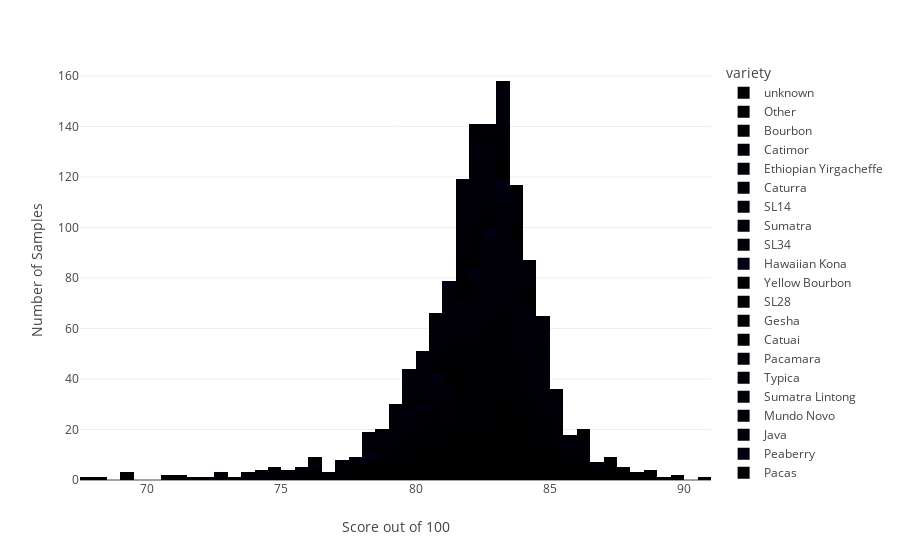

Here is the notebook cell this chart was saved with:
### Markdown cell above
Caturra's minimum value is 0 (which is likely due to an incomplete data entry), but the sample sizes and aggregate score values are similar enough to conclude that all the samples within these varieties range from commodity coffee to speciality coffee. None of these samples, however, are rated in the highest tier.

We can plot the distribution of total scores among all the varieties to see how these popular bean types compare to the others. We'll set a minimum score of 65 as this is lowest bracket for specialty coffee breakdowns (and will serve as a placeholder for a slider widget in the web app).

### Code cell
min_score = 65
df_score = df_arabica[df_arabica['total_cup_points'] >= min_score]
fig = px.histogram(df_score, x='total_cup_points', color='variety')
fig.update_layout(xaxis_title='Score out of 100', yaxis_title='Number of Samples')

fig.show()

### Figure 1 — Plotly figure (JSON) as saved in the notebook; plotly's stock layout.template omitted (floating-point values rounded to 4 significant figures; data arrays with more than 128 entries replaced by an {"elided": "..."} marker saying what was removed)
{"data": [{"alignmentgroup": "True", "bingroup": "x", "hovertemplate": "variety=unknown<br>total_cup_points=%{x}<br>count=%{y}<extra></extra>", "legendgroup": "unknown", "marker": {"color": "#000001", "pattern": {"shape": ""}}, "name": "unknown", "offsetgroup": "unknown", "orientation": "v", "showlegend": true, "type": "histogram", "x": {"elided": "201 float values"}, "xaxis": "x", "yaxis": "y"}, {"alignmentgroup": "True", "bingroup": "x", "hovertemplate": "variety=Other<br>total_cup_points=%{x}<br>count=%{y}<extra></extra>", "legendgroup": "Other", "marker": {"color": "#000002", "pattern": {"shape": ""}}, "name": "Other", "offsetgroup": "Other", "orientation": "v", "showlegend": true, "type": "histogram", "x": [89.92, 88.83, 88.75, 88.25, 87.92, 87.92, 87.58, 87.25, 87.17, 87.08, 86.17, 86, 85.5, 85.08, 84.92, 84.67, 84.67, 84.58, 84.5, 84.5, 84.25, 84.25, 84.25, 84.25, 84.17, 84.17, 84.17, 84.08, 84, 84, 84, 84, 83.75, 83.75, 83.58, 83.33, 83.33, 83.17, 83.08, 83, 82.92, 82.92, 82.92, 82.92, 82.83, 82.83, 82.83, 82.67, 82.67, 82.67, 82.67, 82.58, 82.5, 82.5, 82.5, 82.5, 82.42, 82.25, 82.17, 82.17, 82.17, 82.17, 82.08, 82.08, 82, 82, 82, 81.92, 81.92, 81.83, 81.75, 81.67, 81.67, 81.58, 81.5, 81.5, 81.33, 81.25, 81.08, 81.08, 81.08, 81, 81, 80.92, 80.92, 80.92, 80.75, 80.58, 80.5, 80.5, 80.5, 80.42, 80.33, 80.25, 80, 80, 79.92, 79.42, 79.08, 79, 78.58, 78.33, 78, 78, 77.33, 77.17, 76.17, 75.17], "xaxis": "x", "yaxis": "y"}, {"alignmentgroup": "True", "bingroup": "x", "hovertemplate": "variety=Bourbon<br>total_cup_points=%{x}<br>count=%{y}<extra></extra>", "legendgroup": "Bourbon", "marker": {"color": "#000003", "pattern": {"shape": ""}}, "name": "Bourbon", "offsetgroup": "Bourbon", "orientation": "v", "showlegend": true, "type": "histogram", "x": {"elided": "226 float values"}, "xaxis": "x", "yaxis": "y"}, {"alignmentgroup": "True", "bingroup": "x", "hovertemplate": "variety=Catimor<br>total_cup_points=%{x}<br>count=%{y}<extra></extra>", "legendgroup": "Catimor", "marker": {"color": "#000004", "pattern": {"shape": ""}}, "name": "Catimor", "offsetgroup": "Catimor", "orientation": "v", "showlegend": true, "type": "histogram", "x": [87.25, 85.33, 84.5, 84.25, 84.25, 83.92, 83.75, 83.58, 83.42, 83.17, 83.17, 83.17, 82.75, 82.75, 82.67, 82.42, 82.33, 81.58, 80.83, 80.17], "xaxis": "x", "yaxis": "y"}, {"alignmentgroup": "True", "bingroup": "x", "hovertemplate": "variety=Ethiopian Yirgacheffe<br>total_cup_points=%{x}<br>count=%{y}<extra></extra>", "legendgroup": "Ethiopian Yirgacheffe", "marker": {"color": "#000005", "pattern": {"shape": ""}}, "name": "Ethiopian Yirgacheffe", "offsetgroup": "Ethiopian Yirgacheffe", "orientation": "v", "showlegend": true, "type": "histogram", "x": [87.25, 84.67], "xaxis": "x", "yaxis": "y"}, {"alignmentgroup": "True", "bingroup": "x", "hovertemplate": "variety=Caturra<br>total_cup_points=%{x}<br>count=%{y}<extra></extra>", "legendgroup": "Caturra", "marker": {"color": "#000006", "pattern": {"shape": ""}}, "name": "Caturra", "offsetgroup": "Caturra", "orientation": "v", "showlegend": true, "type": "histogram", "x": {"elided": "254 float values"}, "xaxis": "x", "yaxis": "y"}, {"alignmentgroup": "True", "bingroup": "x", "hovertemplate": "variety=SL14<br>total_cup_points=%{x}<br>count=%{y}<extra></extra>", "legendgroup": "SL14", "marker": {"color": "#000007", "pattern": {"shape": ""}}, "name": "SL14", "offsetgroup": "SL14", "orientation": "v", "showlegend": true, "type": "histogram", "x": [86.83, 85.92, 85.5, 85.42, 85, 84.83, 84.5, 83.58, 83.42, 83.25, 83.17, 83, 82.92, 82.92, 82.67, 82.58, 81], "xaxis": "x", "yaxis": "y"}, {"alignmentgroup": "True", "bingroup": "x", "hovertemplate": "variety=Sumatra<br>total_cup_points=%{x}<br>count=%{y}<extra></extra>", "legendgroup": "Sumatra", "marker": {"color": "#000008", "pattern": {"shape": ""}}, "name": "Sumatra", "offsetgroup": "Sumatra", "orientation": "v", "showlegend": true, "type": "histogram", "x": [86.58, 83.5, 81.67], "xaxis": "x", "yaxis": "y"}, {"alignmentgroup": "True", "bingroup": "x", "hovertemplate": "variety=SL34<br>total_cup_points=%{x}<br>count=%{y}<extra></extra>", "legendgroup": "SL34", "marker": {"color": "#000009", "pattern": {"shape": ""}}, "name": "SL34", "offsetgroup": "SL34", "orientation": "v", "showlegend": true, "type": "histogram", "x": [86.25, 85.33, 85.33, 85, 84.75, 84.58, 84, 79.83], "xaxis": "x", "yaxis": "y"}, {"alignmentgroup": "True", "bingroup": "x", "hovertemplate": "variety=Hawaiian Kona<br>total_cup_points=%{x}<br>count=%{y}<extra></extra>", "legendgroup": "Hawaiian Kona", "marker": {"color": "#000010", "pattern": {"shape": ""}}, "name": "Hawaiian Kona", "offsetgroup": "Hawaiian Kona", "orientation": "v", "showlegend": true, "type": "histogram", "x": [86.25, 85.58, 85.42, 85.08, 84.83, 84.42, 84.25, 84.08, 83.75, 83.42, 83.33, 83.33, 83.25, 83.17, 83.08, 83.08, 83.08, 83.08, 82.92, 82.75, 82.75, 82.75, 82.5, 82.25, 82.08, 82.08, 81.83, 81.67, 81.08, 80.92, 80.83, 80.5, 80.33, 80.25, 79.92, 79.83, 78.33, 78.25, 78.25, 78, 76.25, 74.42, 73.67, 72.58], "xaxis": "x", "yaxis": "y"}, {"alignmentgroup": "True", "bingroup": "x", "hovertemplate": "variety=Yellow Bourbon<br>total_cup_points=%{x}<br>count=%{y}<extra></extra>", "legendgroup": "Yellow Bourbon", "marker": {"color": "#000001", "pattern": {"shape": ""}}, "name": "Yellow Bourbon", "offsetgroup": "Yellow Bourbon", "orientation": "v", "showlegend": true, "type": "histogram", "x": [86.17, 86.17, 84.33, 84, 83.83, 83.83, 83.83, 83.42, 83.25, 83.08, 83.08, 83, 82.83, 82.75, 82.75, 82.67, 82.5, 82.42, 82.42, 82.25, 82.17, 82.08, 81.83, 81.83, 81.67, 81.58, 81.5, 81.33, 81.25, 81, 80.92, 80.5, 80.5, 80.33, 78], "xaxis": "x", "yaxis": "y"}, {"alignmentgroup": "True", "bingroup": "x", "hovertemplate": "variety=SL28<br>total_cup_points=%{x}<br>count=%{y}<extra></extra>", "legendgroup": "SL28", "marker": {"color": "#000002", "pattern": {"shape": ""}}, "name": "SL28", "offsetgroup": "SL28", "orientation": "v", "showlegend": true, "type": "histogram", "x": [86.08, 86, 85.5, 84.67, 84.58, 84.5, 84.33, 84.17, 84, 83.75, 83.67, 83.17, 82.83, 81.92, 80.92], "xaxis": "x", "yaxis": "y"}, {"alignmentgroup": "True", "bingroup": "x", "hovertemplate": "variety=Gesha<br>total_cup_points=%{x}<br>count=%{y}<extra></extra>", "legendgroup": "Gesha", "marker": {"color": "#000003", "pattern": {"shape": ""}}, "name": "Gesha", "offsetgroup": "Gesha", "orientation": "v", "showlegend": true, "type": "histogram", "x": [85.83, 84.17, 84, 82.75, 82.33, 82.25, 82, 81.83, 81.58, 81.5, 81.42, 81.33], "xaxis": "x", "yaxis": "y"}, {"alignmentgroup": "True", "bingroup": "x", "hovertemplate": "variety=Catuai<br>total_cup_points=%{x}<br>count=%{y}<extra></extra>", "legendgroup": "Catuai", "marker": {"color": "#000004", "pattern": {"shape": ""}}, "name": "Catuai", "offsetgroup": "Catuai", "orientation": "v", "showlegend": true, "type": "histogram", "x": [85.83, 85, 84.92, 84.75, 84.67, 84.67, 84.58, 84.33, 84.17, 84.17, 83.83, 83.58, 83.33, 83.33, 83.25, 83.17, 83.17, 83.17, 83.08, 83, 83, 83, 83, 82.83, 82.75, 82.67, 82.58, 82.42, 82.33, 82.33, 82.25, 82.25, 82.17, 82, 82, 81.92, 81.92, 81.83, 81.83, 81.83, 81.83, 81.67, 81.5, 81.5, 81.42, 81.42, 81.42, 81.33, 81.33, 81.33, 81.33, 81.25, 81.25, 81.17, 81.17, 81.17, 80.83, 80.75, 80.75, 80.75, 80.5, 80.25, 80.25, 80.17, 79.92, 79.75, 79.17, 79.17, 79.17, 78.42, 69.33, 69.17, 69.17], "xaxis": "x", "yaxis": "y"}, {"alignmentgroup": "True", "bingroup": "x", "hovertemplate": "variety=Pacamara<br>total_cup_points=%{x}<br>count=%{y}<extra></extra>", "legendgroup": "Pacamara", "marker": {"color": "#000005", "pattern": {"shape": ""}}, "name": "Pacamara", "offsetgroup": "Pacamara", "orientation": "v", "showlegend": true, "type": "histogram", "x": [85.33, 85, 84.42, 83.5, 83.17, 82.42, 81.25, 75.5], "xaxis": "x", "yaxis": "y"}, {"alignmentgroup": "True", "bingroup": "x", "hovertemplate": "variety=Typica<br>total_cup_points=%{x}<br>count=%{y}<extra></extra>", "legendgroup": "Typica", "marker": {"color": "#000006", "pattern": {"shape": ""}}, "name": "Typica", "offsetgroup": "Typica", "orientation": "v", "showlegend": true, "type": "histogram", "x": {"elided": "211 float values"}, "xaxis": "x", "yaxis": "y"}, {"alignmentgroup": "True", "bingroup": "x", "hovertemplate": "variety=Sumatra Lintong<br>total_cup_points=%{x}<br>count=%{y}<extra></extra>", "legendgroup": "Sumatra Lintong", "marker": {"color": "#000007", "pattern": {"shape": ""}}, "name": "Sumatra Lintong", "offsetgroup": "Sumatra Lintong", "orientation": "v", "showlegend": true, "type": "histogram", "x": [85.17], "xaxis": "x", "yaxis": "y"}, {"alignmentgroup": "True", "bingroup": "x", "hovertemplate": "variety=Mundo Novo<br>total_cup_points=%{x}<br>count=%{y}<extra></extra>", "legendgroup": "Mundo Novo", "marker": {"color": "#000008", "pattern": {"shape": ""}}, "name": "Mundo Novo", "offsetgroup": "Mundo Novo", "orientation": "v", "showlegend": true, "type": "histogram", "x": [85, 84.67, 84.17, 83.92, 83.25, 83.17, 83.17, 83.17, 83.08, 82.58, 82.33, 82.33, 82.33, 82.25, 82.17, 82, 82, 82, 81.92, 81.92, 81.83, 81.83, 81.75, 81.42, 81.17, 81.08, 81, 79.92, 79.67, 79.08, 79, 75.17, 71.08], "xaxis": "x", "yaxis": "y"}, {"alignmentgroup": "True", "bingroup": "x", "hovertemplate": "variety=Java<br>total_cup_points=%{x}<br>count=%{y}<extra></extra>", "legendgroup": "Java", "marker": {"color": "#000009", "pattern": {"shape": ""}}, "name": "Java", "offsetgroup": "Java", "orientation": "v", "showlegend": true, "type": "histogram", "x": [84.67, 78.17], "xaxis": "x", "yaxis": "y"}, {"alignmentgroup": "True", "bingroup": "x", "hovertemplate": "variety=Peaberry<br>total_cup_points=%{x}<br>count=%{y}<extra></extra>", "legendgroup": "Peaberry", "marker": {"color": "#000010", "pattern": {"shape": ""}}, "name": "Peaberry", "offsetgroup": "Peaberry", "orientation": "v", "showlegend": true, "type": "histogram", "x": [84.58, 83.42, 81.42, 80.92, 79.67], "xaxis": "x", "yaxis": "y"}, {"alignmentgroup": "True", "bingroup": "x", "hovertemplate": "variety=Pacas<br>total_cup_points=%{x}<br>count=%{y}<extra></extra>", "legendgroup": "Pacas", "marker": {"color": "#000001", "pattern": {"shape": ""}}, "name": "Pacas", "offsetgroup": "Pacas", "orientation": "v", "showlegend": true, "type": "histogram", "x": [84.58, 83.83, 83.25, 82.83, 82.75, 82.67, 82.33, 82.25, 80.92, 79, 78, 76, 73.42], "xaxis": "x", "yaxis": "y"}, {"alignmentgroup": "True", "bingroup": "x", "hovertemplate": "variety=Mandheling<br>total_cup_points=%{x}<br>count=%{y}<extra></extra>", "legendgroup": "Mandheling", "marker": {"color": "#000002", "pattern": {"shape": ""}}, "name": "Mandheling", "offsetgroup": "Mandheling", "orientation": "v", "showlegend": true, "type": "histogram", "x": [84.42, 84.13, 80.67], "xaxis": "x", "yaxis": "y"}, {"alignmentgroup": "True", "bingroup": "x", "hovertemplate": "variety=Ruiru 11<br>total_cup_points=%{x}<br>count=%{y}<extra></extra>", "legendgroup": "Ruiru 11", "marker": {"color": "#000003", "pattern": {"shape": ""}}, "name": "Ruiru 11", "offsetgroup": "Ruiru 11", "orientation": "v", "showlegend": true, "type": "histogram", "x": [83.5, 82.42], "xaxis": "x", "yaxis": "y"}, {"alignmentgroup": "True", "bingroup": "x", "hovertemplate": "variety=Arusha<br>total_cup_points=%{x}<br>count=%{y}<extra></extra>", "legendgroup": "Arusha", "marker": {"color": "#000004", "pattern": {"shape": ""}}, "name": "Arusha", "offsetgroup": "Arusha", "orientation": "v", "showlegend": true, "type": "histogram", "x": [83, 82.83, 82.42, 82.25, 80.75], "xaxis": "x", "yaxis": "y"}, {"alignmentgroup": "True", "bingroup": "x", "hovertemplate": "variety=Ethiopian Heirlooms<br>total_cup_points=%{x}<br>count=%{y}<extra></extra>", "legendgroup": "Ethiopian Heirlooms", "marker": {"color": "#000005", "pattern": {"shape": ""}}, "name": "Ethiopian Heirlooms", "offsetgroup": "Ethiopian Heirlooms", "orientation": "v", "showlegend": true, "type": "histogram", "x": [82.92], "xaxis": "x", "yaxis": "y"}, {"alignmentgroup": "True", "bingroup": "x", "hovertemplate": "variety=Moka Peaberry<br>total_cup_points=%{x}<br>count=%{y}<extra></extra>", "legendgroup": "Moka Peaberry", "marker": {"color": "#000006", "pattern": {"shape": ""}}, "name": "Moka Peaberry", "offsetgroup": "Moka Peaberry", "orientation": "v", "showlegend": true, "type": "histogram", "x": [82.92], "xaxis": "x", "yaxis": "y"}, {"alignmentgroup": "True", "bingroup": "x", "hovertemplate": "variety=Sulawesi<br>total_cup_points=%{x}<br>count=%{y}<extra></extra>", "legendgroup": "Sulawesi", "marker": {"color": "#000007", "pattern": {"shape": ""}}, "name": "Sulawesi", "offsetgroup": "Sulawesi", "orientation": "v", "showlegend": true, "type": "histogram", "x": [82.75], "xaxis": "x", "yaxis": "y"}, {"alignmentgroup": "True", "bingroup": "x", "hovertemplate": "variety=Blue Mountain<br>total_cup_points=%{x}<br>count=%{y}<extra></extra>", "legendgroup": "Blue Mountain", "marker": {"color": "#000008", "pattern": {"shape": ""}}, "name": "Blue Mountain", "offsetgroup": "Blue Mountain", "orientation": "v", "showlegend": true, "type": "histogram", "x": [82.67, 81.5], "xaxis": "x", "yaxis": "y"}, {"alignmentgroup": "True", "bingroup": "x", "hovertemplate": "variety=Marigojipe<br>total_cup_points=%{x}<br>count=%{y}<extra></extra>", "legendgroup": "Marigojipe", "marker": {"color": "#000009", "pattern": {"shape": ""}}, "name": "Marigojipe", "offsetgroup": "Marigojipe", "orientation": "v", "showlegend": true, "type": "histogram", "x": [81.58], "xaxis": "x", "yaxis": "y"}, {"alignmentgroup": "True", "bingroup": "x", "hovertemplate": "variety=Pache Comun<br>total_cup_points=%{x}<br>count=%{y}<extra></extra>", "legendgroup": "Pache Comun", "marker": {"color": "#000010", "pattern": {"shape": ""}}, "name": "Pache Comun", "offsetgroup": "Pache Comun", "orientation": "v", "showlegend": true, "type": "histogram", "x": [81.08], "xaxis": "x", "yaxis": "y"}], "layout": {"barmode": "relative", "legend": {"title": {"text": "variety"}, "tracegroupgap": 0}, "margin": {"t": 60}, "xaxis": {"anchor": "y", "domain": [0, 1], "title": {"text": "Score out of 100"}}, "yaxis": {"anchor": "x", "domain": [0, 1], "title": {"text": "Number of Samples"}}}}
